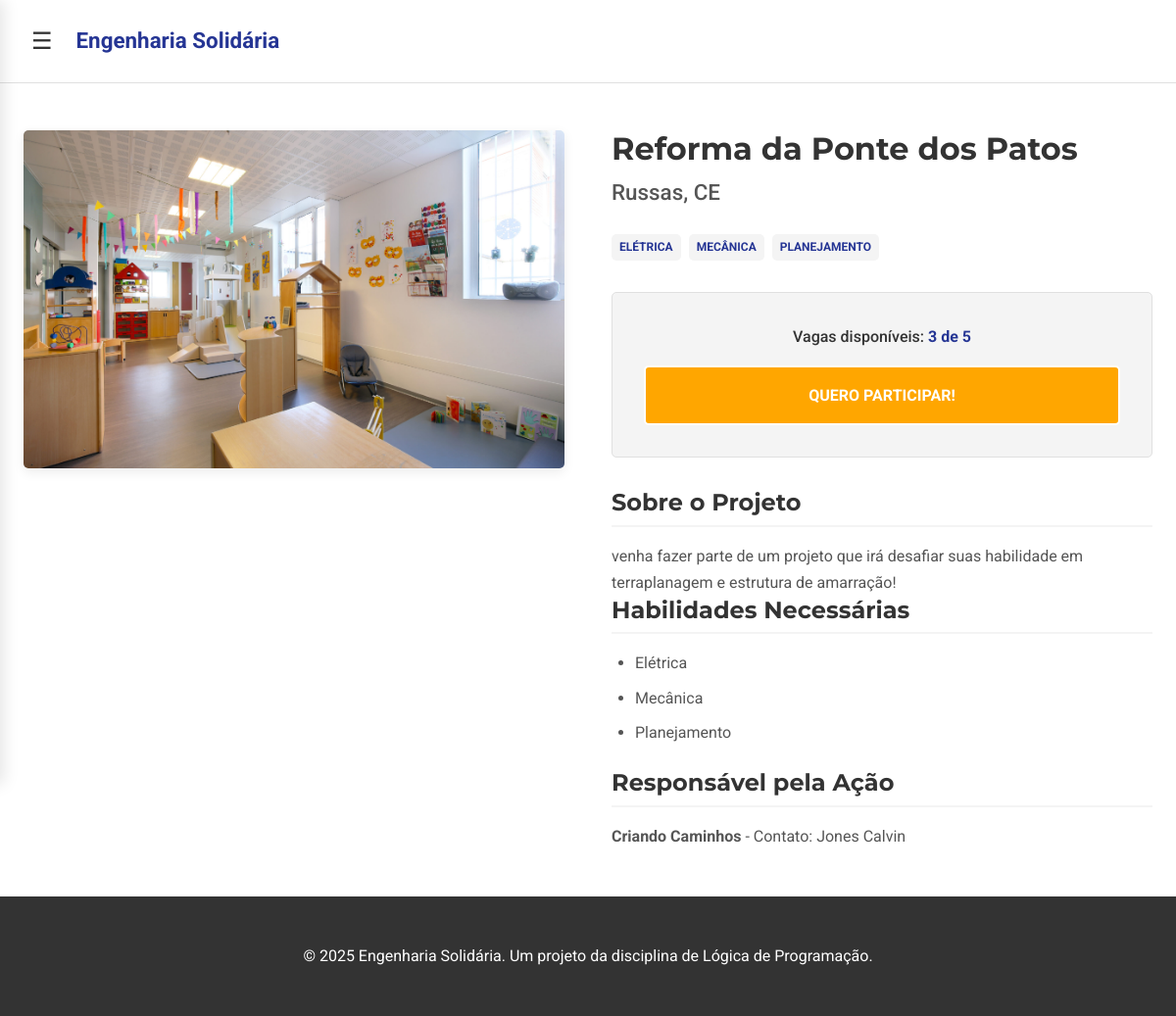
The page /projetos/2 on the database its author committed.
### ES/models.py (models this page shows, shortened)
class Project(db.Model):
    id = db.Column(db.Integer, primary_key=True)
    title = db.Column(db.String(150), nullable=False)
    description = db.Column(db.Text, nullable=False)
    location = db.Column(db.String(100), nullable=False)
    status = db.Column(db.String(50), nullable=False, default='Não Inicializada')
    work_date = db.Column(db.Date, nullable=True)
    responsible_org = db.Column(db.String(150), nullable=True)
    responsible_contact = db.Column(db.String(100), nullable=True)
    voluntarios = db.relationship('User', secondary=inscricoes, back_populates='projects')
    required_skills = db.relationship('Skill', secondary=project_skills, lazy='subquery', backref=db.backref('projects', lazy=True))

class Skill(db.Model):
    id = db.Column(db.Integer, primary_key=True)
    name = db.Column(db.String(50), unique=True, nullable=False)

### ES/routes.py (the view)
@main.route('/projetos/<int:project_id>')
def detalhes_projeto(project_id):
    projeto = Project.query.get_or_404(project_id)
    return render_template('detalhes_projeto.html', logged_in=('user_id' in session), project=projeto)

### ES/templates/detalhes_projeto.html (shortened to what this page needs)
<!DOCTYPE html>
<html lang="pt-BR">
<head>
    <link rel="stylesheet" href="{{ url_for('static', filename='css/base.css') }}">
    <link rel="stylesheet" href="{{ url_for('static', filename='css/header.css') }}">
    <link rel="stylesheet" href="{{ url_for('static', filename='css/sidebar.css') }}">
    <link rel="stylesheet" href="{{ url_for('static', filename='css/footer.css') }}">
    <link rel="stylesheet" href="{{ url_for('static', filename='css/detalhes_projeto.css') }}">
</head>
<body
    data-url-home="{{ url_for('main.homepage') }}"
    data-url-projetos="{{ url_for('main.projetos') }}"
    data-url-parceiros="{{ url_for('main.parceiros') }}"
    data-url-sobre-nos="{{ url_for('main.sobre_nos') }}"
    data-url-login="{{ url_for('main.login_cadastro') }}"
    data-url-register="{{ url_for('main.login_cadastro') }}#register"
    data-logged-in="{{ logged_in }}"
    data-url-logout="{{ url_for('main.logout') }}"
    data-url-confirmacao="{{ url_for('main.confirmacao_inscricao', project_id=project.id) }}"
    data-url-perfil="{{ url_for('main.perfil') }}"
>
    <header id="top-header">
        <button id="sidebar-toggle" aria-label="Abrir menu lateral">
            &#9776;
        </button>
        <a href="{{ url_for('main.homepage') }}" class="header-logo">Engenharia Solidária</a>
    </header>
    <div id="main-content">
        <main>
            <section class="project-detail-section">
                <div class="container project-detail-container">
                    <div class="project-gallery">
                        <img src="{{ url_for('static', filename='img/creche.jpg') }}" alt="Imagem principal do projeto">
                    </div>
                    <div class="project-info">
                        <h1>{{ project.title }}</h1>
                        <p class="project-location">{{ project.location }}</p>
                        <div class="project-tags">
                            {% for skill in project.required_skills %}
                                <span class="tag">{{ skill.name }}</span>
                            {% else %}
                                <span class="tag" style="background-color: #eee; color: #777;">Não especificado</span>
                            {% endfor %}
                        </div>
                        <div class="cta-box">
                            <p class="vacancies">Vagas disponíveis: <strong>3 de 5</strong></p>
                            <a href="{{ url_for('main.confirmacao_inscricao', project_id=project.id) }}#register" class="btn btn-primary" id="btn-inscrever">QUERO PARTICIPAR!</a>
                        </div>
                        <div class="project-description">
                            <h2>Sobre o Projeto</h2>
                            <p>{{ project.description }}</p>
                            <h2>Habilidades Necessárias</h2>
                                {% if project.required_skills %}
                                    <ul>
                                        {% for skill in project.required_skills %}
                                            <li>{{ skill.name }}</li>
                                        {% endfor %}
                                    </ul>
                                {% else %}
                                    <p>Nenhuma habilidade específica listada.</p>
                                {% endif %}
                            <h2>Responsável pela Ação</h2>
                                {% if project.responsible_org %}
                                    <p>
                                        <strong>{{ project.responsible_org }}</strong>
                                        {% if project.responsible_contact %}
                                            - Contato: {{ project.responsible_contact }}
                                        {% endif %}
                                    </p>
                                {% else %}
                                    <p>Organização não informada.</p>
                                {% endif %}
                        </div>
                    </div>
                </div>
            </section>
        </main>
        <footer class="footer">
            <div class="footer-container">
                <p>&copy; 2025 Engenharia Solidária. Um projeto da disciplina de Lógica de Programação.</p>
            </div>
        </footer>
    </div>
</body>
</html>

### ES/static/css/base.css (style rules this page uses)
:root { --cor-primaria: #253594; --cor-secundaria: #d9534f; --cor-sucesso: #4cae4c; --cor-fundo: #ffffff; --cor-fundo-secundario: #f4f4f4; --cor-texto: #333333; --cor-texto-claro: #ffffff; --cor-borda: #e0e0e0; --cor-botao: #f7b910; --cor-botao: #ffa600; --fonte-principal: "Roboto", sans-serif; --fonte-secundaria: "Montserrat", sans-serif; --texto-xs: 0.75rem; --texto-sm: 0.875rem; --texto-base: 1rem; --texto-lg: 1.400rem; --texto-xl: 1.5rem; --texto-2xl: 2rem; --esp-1: 0.25rem; --esp-2: 0.5rem; --esp-3: 1rem; --esp-4: 1.5rem; --esp-5: 2rem; --esp-6: 3rem; --raio-borda: 5px; --sombra-padrao: 0 4px 12px rgba(0, 0, 0, 0.08); --largura-maxima: 1200px; }
*, *::before, *::after { box-sizing: border-box; margin: 0; padding: 0; }
html { scroll-behavior: smooth; -webkit-font-smoothing: antialiased; -moz-osx-font-smoothing: grayscale; }
body { min-height: 100vh; display: flex; flex-direction: column; font-family: var(--fonte-principal); font-size: var(--texto-base); color: var(--cor-texto); background-color: var(--cor-fundo); line-height: 1.6; }
img, picture, video, canvas, svg { display: block; max-width: 100%; }
ul, ol { list-style: none; }
a { text-decoration: none; color: var(--cor-primaria); }
h1, h2, h3, h4, h5, h6 { font-family: var(--fonte-secundaria); font-weight: 700; line-height: 1.2; margin-bottom: var(--esp-3); }
h1 { font-size: var(--texto-2xl); }
h2 { font-size: var(--texto-xl); }
.btn { display: inline-block; padding: var(--esp-3) var(--esp-5); font-family: var(--fonte-principal); font-weight: 700; border-radius: var(--raio-borda); text-decoration: none; transition: all 0.3s ease; border: 2px solid transparent; cursor: pointer; text-align: center; }
.btn-primary { background-color: var(--cor-botao); color: var(--cor-texto-claro); border-color: var(--cor-botao-hover); }

### ES/static/css/header.css (style rules this page uses)
#top-header { width: 100%; padding: var(--esp-4) var(--esp-5); background-color: var(--cor-fundo); border-bottom: 1px solid var(--cor-borda); display: flex; align-items: center; gap: var(--esp-4); }
#sidebar-toggle { background: none; border: none; font-size: var(--texto-xl); color: var(--cor-texto); cursor: pointer; }
.header-logo { font-size: var(--texto-lg); font-weight: 700; color: var(--cor-primaria); text-decoration: none; }

### ES/static/css/footer.css (style rules this page uses)
.footer { width: 100%; padding: var(--esp-6) 0; background-color: var(--cor-texto); color: var(--cor-texto-claro); margin-top: auto; }
.footer-container { max-width: var(--largura-maxima); margin: 0 auto; padding: 0 var(--esp-4); display: flex; flex-direction: column; align-items: center; gap: var(--esp-3); text-align: center; }

### rows shown on the page
Project: title "Reforma da Ponte dos Patos", location "Russas, CE", description "venha fazer parte de um projeto que irá desafiar suas habilidade em terraplanagem e estrutura de amarração!", responsible_org "Criando Caminhos", responsible_contact "Jones Calvin"
Skill: name "ELÉTRICA", name "Elétrica"
Skill: name "MECÂNICA", name "Mecânica"
Skill: name "PLANEJAMENTO", name "Planejamento"
